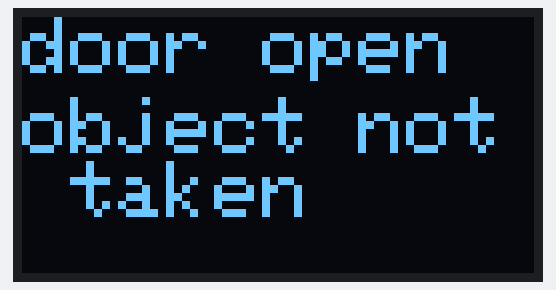
Recording of a sketch running on a simulated Arduino Uno, built with avr-gcc and run on an emulated ATmega328P. On the bench: 128×64 one-colour display.

Above: at 0.1 s.

The sketch:

oled.ino
```cpp
#include <Wire.h>                // For I2C
#include <Adafruit_GFX.h>        // Graphics library
#include <Adafruit_SSD1306.h>    // OLED driver

#define SCREEN_WIDTH 128 // OLED width
#define SCREEN_HEIGHT 64 // OLED height

// Create display object
Adafruit_SSD1306 display(SCREEN_WIDTH, SCREEN_HEIGHT, &Wire, -1);

void setup() {
  // Initialize display with I2C address 0x3C (most common)
  if (!display.begin(SSD1306_SWITCHCAPVCC, 0x3C)) {
    Serial.begin(9600);
    Serial.println(F("SSD1306 allocation failed"));
    for (;;); // Stop here if OLED not found
  }

  display.clearDisplay();              // Clear screen
  display.setTextSize(2);              // Text size
  display.setTextColor(SSD1306_WHITE); // White text
  display.setCursor(0, 0);
  // Start at top-left

  display.println("door open");
  display.setCursor(0, 20);
  // Start at top-left

  display.println("object not taken");
  display.display();                   // Show on screen
}

void loop() {
  // Nothing here (static text)
}
```
